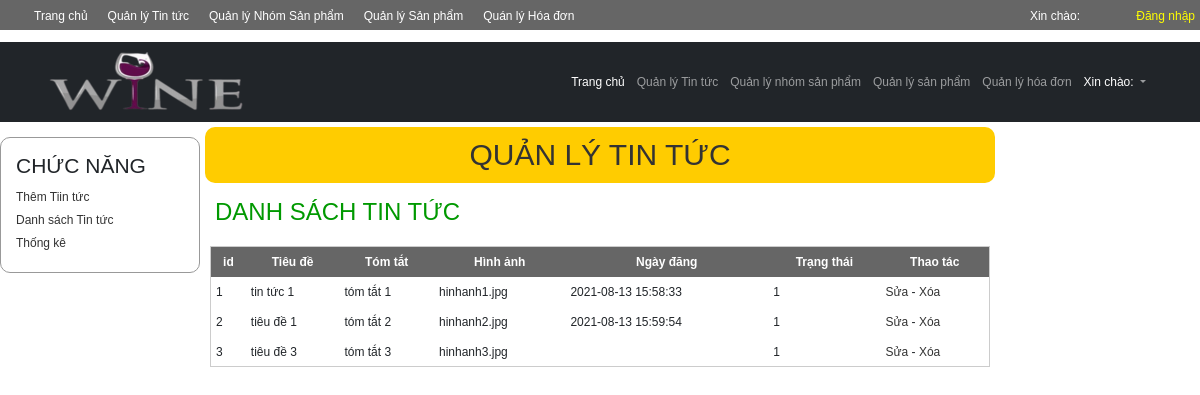
The app's page /index_admin.php?module=tintuc, older data.
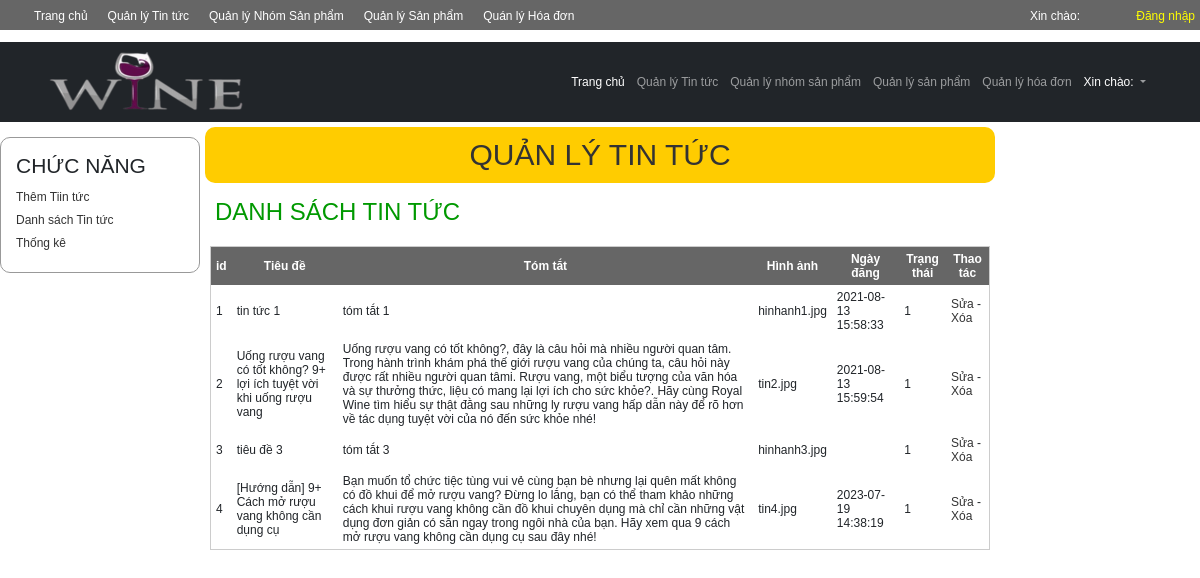
The same page, newer data.
### tables this page shows
CREATE TABLE `tbtintuc` (
  `id` int(11) NOT NULL,
  `tieude` varchar(255) NOT NULL,
  `tomtat` text DEFAULT NULL,
  `noidung` text DEFAULT NULL,
  `hinhanh` varchar(255) DEFAULT NULL,
  `ngaytao` datetime DEFAULT current_timestamp(),
  `trangthai` tinyint(1) NOT NULL DEFAULT 1
);

### Models/clsDatabase.php (called while the page is built, shortened)
<?php
class clsDatabase
{
	public $conn = NULL;
	function __construct()
	{
		try
		{
			$this->conn = new PDO("mysql:host=localhost;dbname=shop","root","");
			$this->conn->exec("SET NAMES UTF8");
		}
		catch(PDOException $ex)
		{
			echo "<h3>" . $ex->getMessage() . "</h3>";
			die("<h3> LỖI KẾT NỐI CSDL </h3>");
		}
	}
	function ThucthiSQL($sql, $data=NULL)
	{
		$this->pdo_stm = $this->conn->prepare($sql);
		$ketqua=false;
		if($data!=NULL)
			$ketqua = $this->pdo_stm->execute($data);
		else
			$ketqua = $this->pdo_stm->execute();
		return $ketqua;
	}
}
?>

### Models/clsTintuc.php (called while the page is built, shortened)
<?php
require_once("clsDatabase.php");
class clsTintuc
{
	public $db;
	function __construct()
	{
		$this->db = new clsDatabase();
	}
	function LayDanhSachTintuc()
	{
		$sql = "SELECT * FROM tbTintuc";
		$ketqua = $this->db->ThucthiSQL($sql);
		if($ketqua==TRUE)
			$this->data = $this->db->pdo_stm->fetchAll();
		return $ketqua;
	}
}
?>

### Views/vDanhSachTintuc.php (the view)
 	<div id="content_left">
     	<div class="left1">
         	<h3>CHỨC NĂNG</h3>
             <p><a href="?module=<?=$module?>&act=them">Thêm Tiin tức</a></p>
             <p><a href="?module=<?=$module?>">Danh sách Tin tức</a></p>
             <p><a href="?module=<?=$module?>">Thống kê</a></p>
         </div>
     </div>
     <div id="content_right">
     	<h1> QUẢN LÝ TIN TỨC</h1>
         <h2> DANH SÁCH TIN TỨC</h2>
         <div id="right_detail">
         <table width="100%" border="1" class="Content_Table" cellpadding="0" cellspacing="0">
         	<tr>
             	<td> id </td>
                 <td> Tiêu đề </td>
                 <td> Tóm tắt </td>
                 <td> Hình ảnh </td>
                 <td> Ngày đăng </td>
                 <td> Trạng thái </td>
                 <td> Thao tác </td>
             </tr>
             <?php
	$rows = $tintuc->data;
	foreach($rows as $row)
	{
	?>
             <tr>
             	<td> <?=$row["id"]?> </td>
                 <td> <?=$row["tieude"]?> </td>
                 <td> <?=$row["tomtat"]?> </td>
                 <td> <?=$row["hinhanh"]?></td>
                 <td> <?=$row["ngaytao"]?></td>
                 <td> <?=$row["trangthai"]?></td>
                 <td> <a href="?module=<?=$module?>&act=sua&id=<?=$row["id"]?>"> Sửa </a>
     				- <a href="?module=<?=$module?>&act=xoa&id=<?=$row["id"]?>"
                     		onClick="return confirm('Chắc chắn xóa?');"> Xóa </a> </td>
             </tr>
             <?php
	}
	?>
         </table>
</div>
     </div>

Row changes from the older to the newer data that the page shows:
changed tbtintuc id 2: tieude "tiêu đề 1" → "Uống rượu vang có tốt không? 9+ lợi ích tuyệt vời khi uống rượu vang"; tomtat "tóm tắt 2" → "Uống rượu vang có tốt không?, đây là câu hỏi mà nhiều người quan tâm. Trong hành trình khám phá thế giới rượu vang của chúng ta, câu hỏi này được rất nhiều người quan tâmi. Rượu vang, một biểu tượng của văn hóa và sự thưởng thức, liệu có mang lại lợi ích cho sức khỏe?. Hãy cùng Royal Wine tìm hiểu sự thật đằng sau những ly rượu vang hấp dẫn này để rõ hơn về tác dụng tuyệt vời của nó đến sức khỏe nhé!"; hinhanh "hinhanh2.jpg" → "tin2.jpg"
added tbtintuc: id "4", tieude "[Hướng dẫn] 9+ Cách mở rượu vang không cần dụng cụ", tomtat "Bạn muốn tổ chức tiệc tùng vui vẻ cùng bạn bè nhưng lại quên mất không có đồ khui để mở rượu vang? Đừng lo lắng, bạn có thể tham khảo những cách khui rượu vang không cần đồ khui chuyên dụng mà chỉ cần những vật dụng đơn giản có sẵn ngay trong ngôi nhà của bạn. Hãy xem qua 9 cách mở rượu vang không cần dụng cụ sau đây nhé!", hinhanh "tin4.jpg", ngaytao "2023-07-19 14:38:19", trangthai "1"
